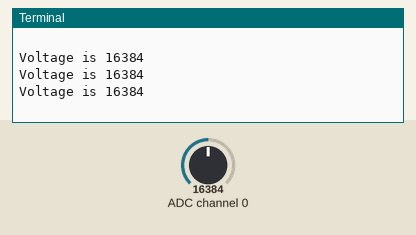
Simulated run of this program. Board: Raspberry Pi (BCM pin numbers). Parts: the last lines printed to the terminal. Inputs (shaded band) come from the test bench; at power-on: ADC channel 0 = 16384 (analog values on the 0–32767 scale). The clock reads 2024-03-15 10:24:30 at power-on unless the program sets it.

Above: at 1.2 s.
1.3 s: ADC channel 0 set to 22936
At 2.0 s:
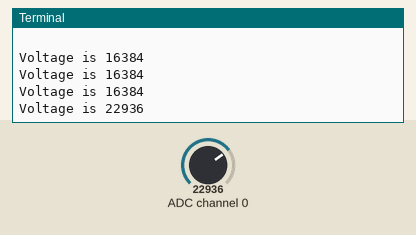
2.8 s: ADC channel 0 set to 28834
At 3.5 s:
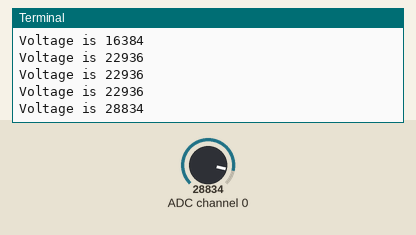
Timing chart, 0 to 5.8 s (numbered marks = the images above; inputs shaded):
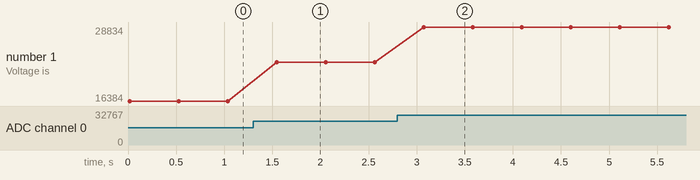

Measured:
- after the input at 1.3 s, the terminal: prints a new line after 0.25 s (image 1)
- after the input at 2.8 s, the terminal: prints a new line after 0.28 s (image 2)
- plotted number 1: 16384 → 22936 after the input at 1.3 s, 22936 → 28834 after the input at 2.8 s

The program:

expression_pedal_calibrator.py
```python
import time
import Adafruit_ADS1x15

adc = Adafruit_ADS1x15.ADS1115(busnum=4)

GAIN = 1

adc.start_adc(0, gain=GAIN)
print("PGSparkLite-Pedal - Expression Pedal Calibrator")
print("-----------------------------------------------")
print("Move your expression pedal to the top and bottom of its range while we measure the voltage output for 20 seconds.")
print("")

max = 0
min = 0

start = time.time()
while (time.time() - start) <= 20.0:
    value = adc.get_last_result()

    if value > max:
        max = value
    if value < max:
        if value < min or min == 0:
            min = value

    print("Voltage is", value)
    time.sleep(0.5)

adc.stop_adc()

print("-----------------------------------------------")
print("Add the following values to the config.txt file")
print("-----------------------------------------------")
print("")
print("expression_max_voltage =", max)
print("expression_min_voltage =", min)
```
